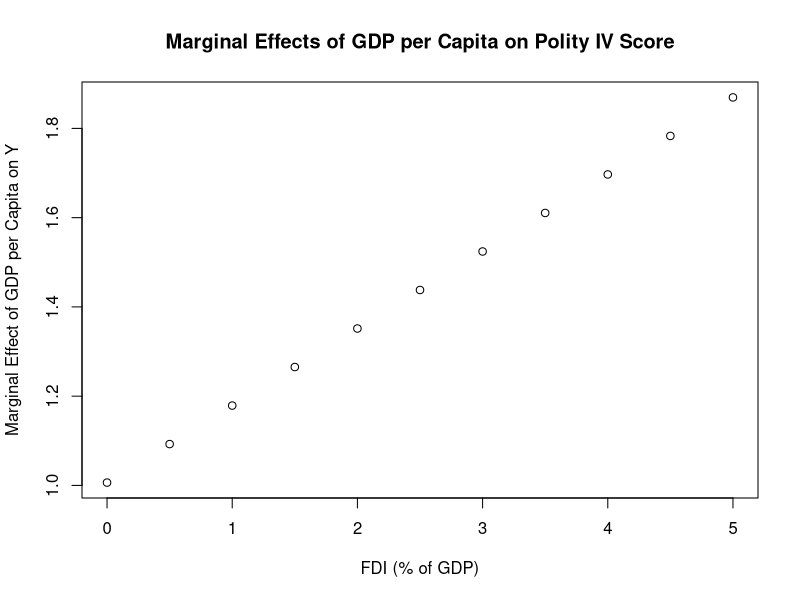
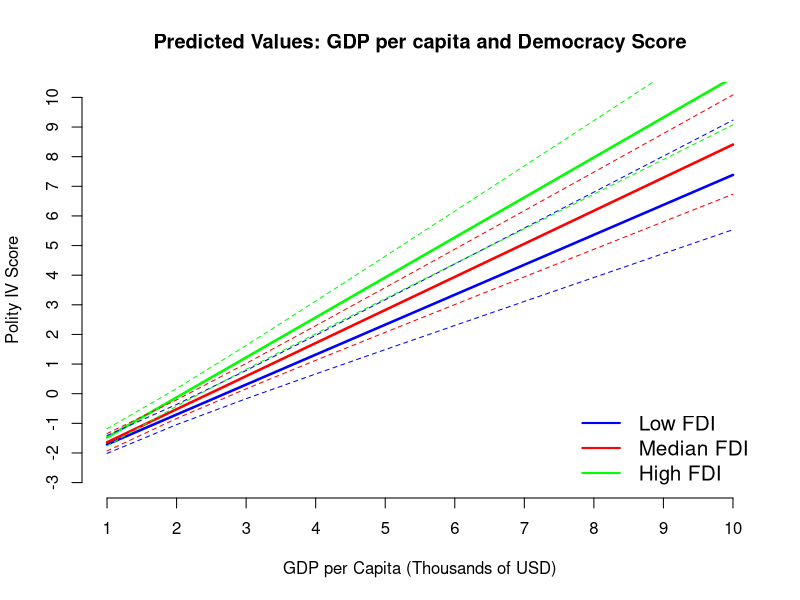
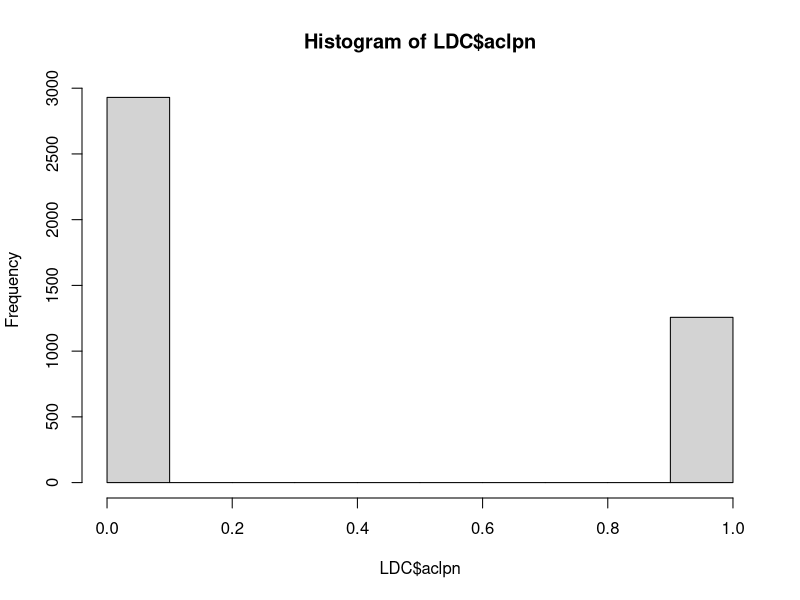
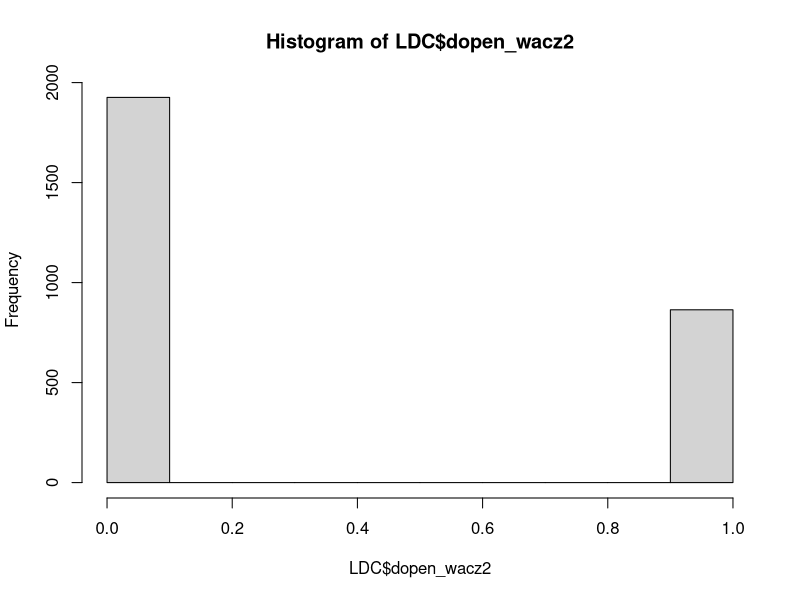
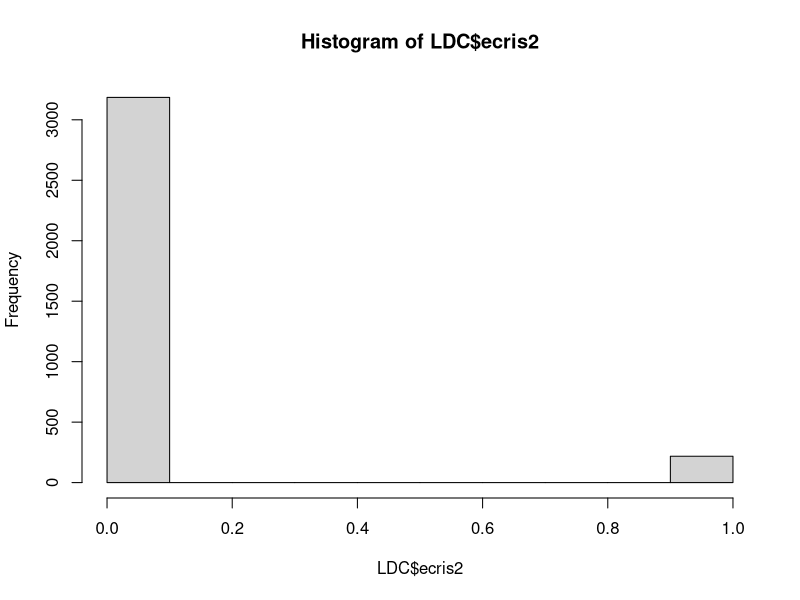

Write the R code that produced these figures, in order.
## ---- chunk 1
# First: load the data
setwd('C:/Users/Jan/OneDrive/Documents/GitHub/ps630_lab/W7')
library(foreign)
LDC=read.dta("LDC_IO_replication.dta")
## ---- chunk 2
summary(LDC$polityiv_update2)
summary(LDC$l1gdp_pc)
summary(LDC$l1fdi)
## ---- chunk 3
which(LDC$l1gdp_pc > 20000)
LDC[1472,]
# It's Kuwait

which(LDC$l1fdi > 50)
LDC[2847,]
# It's Equatorial Guinea
## ---- chunk 4
# Second: estimate the model
intmodel=lm(polityiv_update2~l1gdp_pc+l1fdi+l1gdp_pc*l1fdi, data=LDC)
summary(intmodel)
## ---- chunk 5
intmodel$coefficients
## ---- chunk 6
summary(LDC$fdignp)
quantile(LDC$fdignp, probs=c(0.1,0.9), na.rm=T)

fdi_values=seq(0,5,by=0.5)

### Note the marginal effect is for an increase of GDP per Capita by 1 USD
### In order to make interpretation easier, we will look at increases by 1000 USD

marginal=rep(0.0010063348*1000,11)+0.0001726174*fdi_values*1000
plot(fdi_values,marginal, type="p", main="Marginal Effects of GDP per Capita on Polity IV Score", xlab="FDI (% of GDP)", ylab="Marginal Effect of GDP per Capita on Y")
## ---- chunk 7
quantile(LDC$l1fdi, probs=c(0.25,0.5,0.75), na.rm=TRUE)
nd1 = data.frame(l1gdp_pc=seq(1000,10000,by=1000), l1fdi=rep(0.0269332,10))
nd2 = data.frame(l1gdp_pc=seq(1000,10000,by=1000), l1fdi=rep(0.6382053,10))
nd3 = data.frame(l1gdp_pc=seq(1000,10000,by=1000), l1fdi=rep(1.9903931,10))
## ---- chunk 8
pred.p1 = predict(intmodel, type="response", se.fit=TRUE, newdata=nd1)
pred.p2 = predict(intmodel, type="response", se.fit=TRUE, newdata=nd2)
pred.p3 = predict(intmodel, type="response", se.fit=TRUE, newdata=nd3)

pred.table1 = cbind(pred.p1$fit, pred.p1$se.fit)
pred.table2 = cbind(pred.p2$fit, pred.p2$se.fit)
pred.table3 = cbind(pred.p3$fit, pred.p3$se.fit)
## ---- chunk 9
plot(pred.p1$fit, type="l", ylim=c(-3,10), main="Predicted Values: GDP per capita and Democracy Score", xlab="GDP per Capita (Thousands of USD)", ylab="Polity IV Score", axes=FALSE, col="blue", lwd=2.5)
axis(1, at=seq(1,10), labels=seq(1,10))
axis(2, at=seq(-3,10), labels=seq(-3,10))

### Next: we add lines

lines(pred.p2$fit, col="red", lwd=2.5)
lines(pred.p3$fit, col="green", lwd=2.5)

### Let us add a legend to our plot, so it's more obivous what we did here.

legend("bottomright", c("Low FDI","Median FDI","High FDI"), lty=1, lwd=2, col=c("blue", "red", "green"), bty="n", cex=1.25)

### We can also add confidence intervals to our plot, though this will make it a little less clear.

fit1 = pred.p1$fit
low1 = pred.p1$fit - 2*pred.p1$se.fit
high1 = pred.p1$fit + 2*pred.p1$se.fit
cis1 = cbind(fit1, low1, high1)

fit2 = pred.p2$fit
low2 = pred.p2$fit - 2*pred.p2$se.fit
high2 = pred.p2$fit + 2*pred.p2$se.fit
cis2 = cbind(fit2, low2, high2)

fit3 = pred.p3$fit
low3 = pred.p3$fit - 2*pred.p3$se.fit
high3 = pred.p3$fit + 2*pred.p3$se.fit
cis3 = cbind(fit3, low3, high3)

matlines(cis1[,c(2,3)], lty=2, col="blue")
matlines(cis2[,c(2,3)], lty=2, col="red")
matlines(cis3[,c(2,3)], lty=2, col="green")
## ---- chunk 10
hist(LDC$aclpn)
hist(LDC$dopen_wacz2)
hist(LDC$ecris2)

anovamodel=lm(fdignp ~ aclpn*dopen_wacz2*ecris2, data=LDC)
anova(anovamodel)
